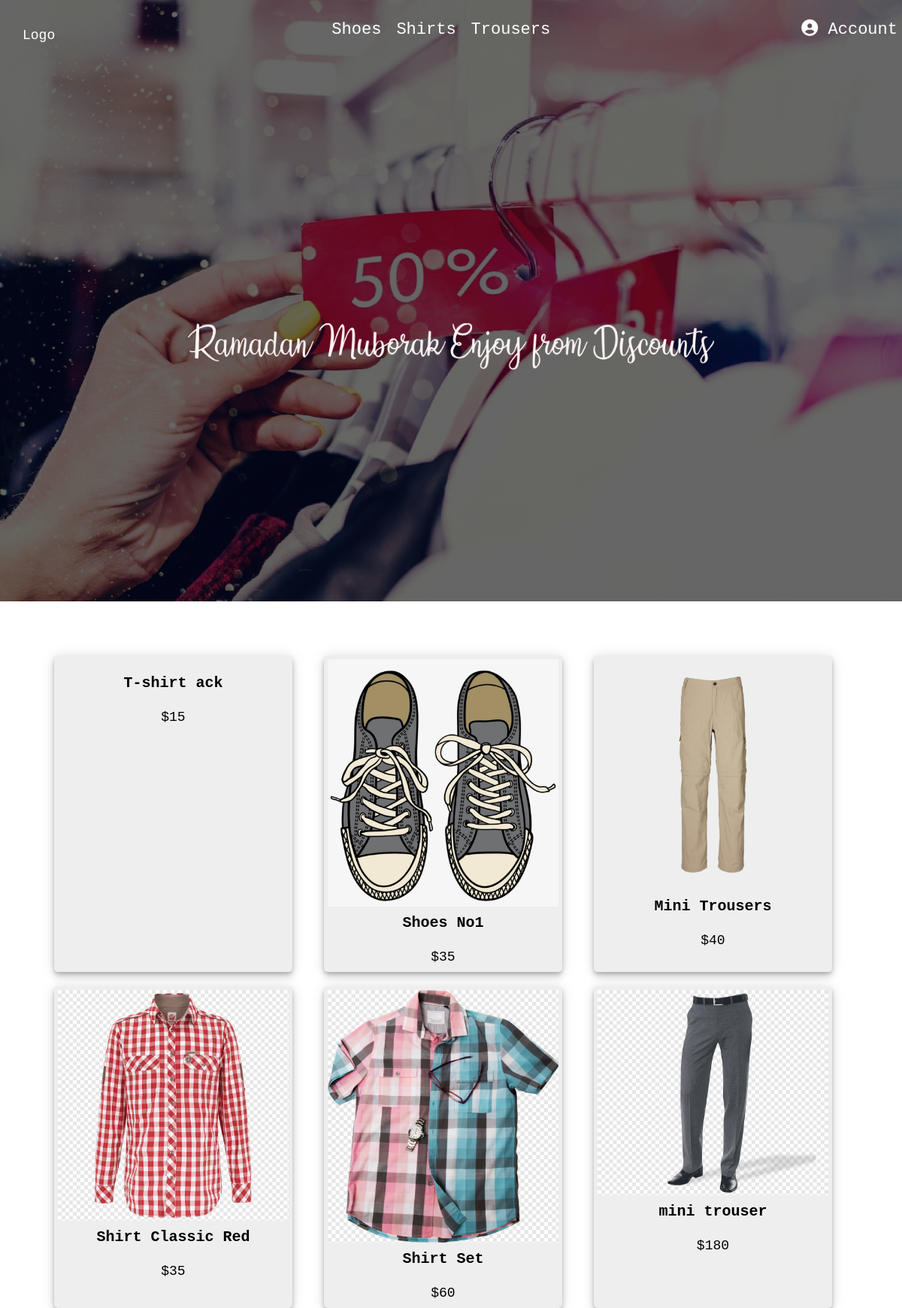
The page / on the database its author committed.
### tables this page shows
CREATE TABLE `products` (
  `product_id` int(11) NOT NULL,
  `title` varchar(50) NOT NULL,
  `descpt` varchar(255) NOT NULL,
  `prize` int(7) NOT NULL,
  `img` text NOT NULL,
  `product_type` varchar(60) NOT NULL
);

### index.php (the view, shortened to what this page needs)
<!DOCTYPE html>
<html>
<head>
	<link rel="stylesheet" type="text/css" href="assets/css/style.css">
</head>
<body>
<?php
    if($_SESSION["username"]!=null)
    {
      include "included/header1.php";
    }
    else
    {
        include "included/header.php";
    }
?>
		<div class="wraptek">
			<div class="wrapper">
				<?php
					include "application_top.php";
					$query=mysqli_query($conn, "SELECT * FROM products");
					while($row=mysqli_fetch_array($query))
					{
					?>
						<div class="card" id="Products">
							<a href="product.php?product_id=<?php echo $row['product_id']; ?>" style="text-decoration: none">
								<div id="img-box">
									<img src="assets/image/products/<?php echo $row['img']; ?>" alt="" id="theImg" width="100%">
								</div>
							</a>
								<div class="card-body">
									<h1><?php echo $row['title']; ?></h1>
									<p class="card-text">$<?php echo $row['prize']; ?></p>
								</div>
						</div>
					<?php
					}
				?>
		</div>
</body>
</html>

### included/header.php (shortened to what this page needs)
<header class="header">
 <div class="navigation">
   <div class="logo">
     <p>Logo</p>
   </div>
   <nav class="nav-links">
     <ul class="bar">
       <li><a class="page1" href="login.php">Shoes</a></li>
       <li><a class="page2" href="login.php">Shirts</a></li>
       <li><a class="page3" href="login.php">Trousers</a></li>
     </ul>
   </nav>
   <div class="btnPrimary">
     <div class="inbtn1">
       <button id="btn" class="btn" type="button" name="button" onclick="change()"><i class="fas fa-user-circle"></i> Account</button>
     </div>
     </div>
   </div>
     <div class="img-box">
       <img src="assets/image/textback.png" style="width: 100%">
     </div>
   </header>

### assets/css/style.css (style rules this page uses)
*, *::before, *::after { margin: 0; bottom: 0; }
html { font-size: 62.5%; box-sizing: border-box; }
body { font-family: 'Courier New', Courier, monospace; font-weight: 400; line-height: 1.6; box-sizing: inherit; }
.header { height: 100vh; background-image: linear-gradient(rgba(0, 0, 0, 0.6), rgba(0, 0, 0, 0.6)), url(../image/back.jpg); background-size: cover; background-position: center; }
.navigation { height: 8rem; display: flex; justify-content: space-between; align-items: center; color: #fff; font-size: 2.2rem; }
.logo { margin-left: 3rem; }
.bar { display: flex; }
.bar > li { list-style: none; }
.bar > li:not(:last-child) { margin-right: 2rem; }
.head-to-head, .bar > li > a { text-decoration: none; color: #fff; }
.img-box { width: 70rem; margin: 35rem auto 30rem auto; }
.wraptek { background-color: #fff; }
.wrapper { display: grid; grid-template-columns: repeat(3, 30%); grid-gap: 4%; box-sizing: border-box; height: 64rem; width: 100%; padding: 6%; background-color: #fff; }
.wrapper > div { background-color: #eee; box-shadow: 0 3px 5px -1px rgb(0 0 0 / 20%), 0 6px 10px 0 rgb(0 0 0 / 14%), 0 1px 18px 0 rgb(0 0 0 / 12%); border-radius: 5px; padding: 5px; }
.btn2, .btn3, .btn4, .btn { font-family: 'Courier New', Courier, monospace; color: white; border: none; display: inline-block; font-size: 22px; outline: none; background: transparent; }
div.card-body > h1 { width: 100%; text-align: center; }
div.card { cursor: pointer; }
#img-box { width: 100%; height: 0.5wh; }

### index.php (style rules this page uses)
div.card-body > h1 { width: 100%; text-align: center; }
p { padding-top: 15px; font-size: 18px; font-family: inherit; text-align: center; }

### rows shown on the page
products: title "T-shirt ack", prize "15"
products: img (picture), title "Shoes No1", prize "35"
products: img (picture), title "Mini Trousers", prize "40"
products: img (picture), title "Shirt Classic Red", prize "35"
products: img (picture), title "Shirt Set", prize "60"
products: img (picture), title "mini trouser", prize "180"
